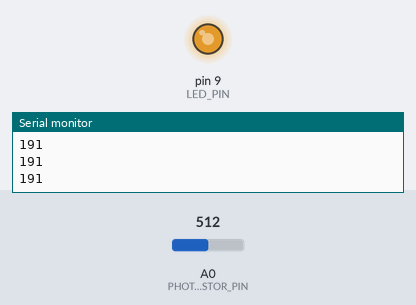
A sketch run on a simulated Arduino Uno, built with avr-gcc and run on an emulated ATmega328P. Parts: output pins drawn as LEDs (lit = HIGH), the last lines printed to the serial monitor. Inputs (shaded band) come from the test bench; at power-on: A0 (PHOTORESISTOR_PIN) = 512.

Above: at 1.2 s.
1.3 s: A0 (PHOTORESISTOR_PIN) set to 689
At 2.2 s:
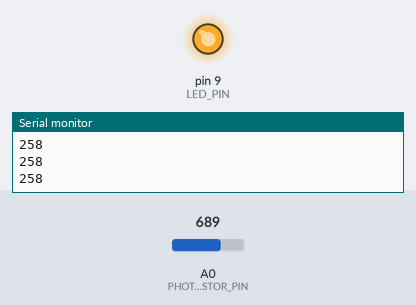
2.8 s: A0 (PHOTORESISTOR_PIN) set to 306
At 3.6 s:
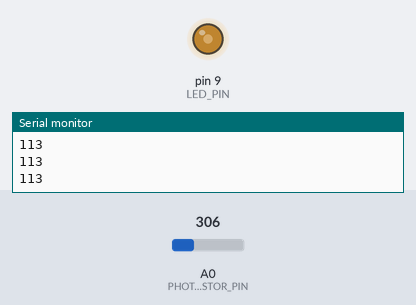
4.3 s: A0 (PHOTORESISTOR_PIN) set to 122
At 4.9 s:
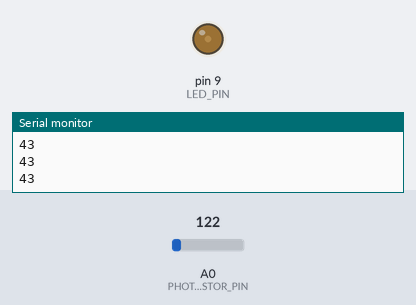
5.8 s: A0 (PHOTORESISTOR_PIN) set to 0
At 6.2 s:
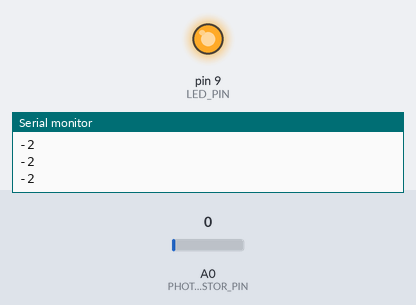
7.3 s: A0 (PHOTORESISTOR_PIN) set to 2
8.8 s: A0 (PHOTORESISTOR_PIN) set to 5
At 9.9 s:
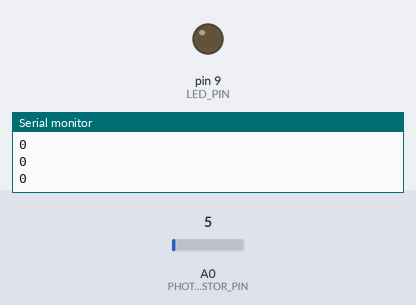
Timing chart, 0 to 11.3 s (numbered marks = the images above; inputs shaded):
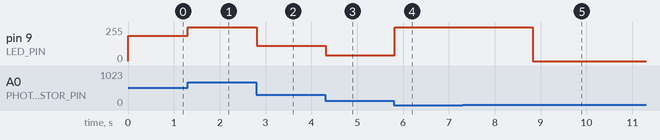

Measured:
- the behaviour switches between 3 and 4 on A0 (PHOTORESISTOR_PIN) (found by bisection; images 4 and 5)
- after the input at 1.3 s, pin 9 (LED_PIN): 191/255 → 255/255 at once
- after the input at 2.8 s, pin 9 (LED_PIN): 255/255 → 113/255 at once
- after the input at 4.3 s, pin 9 (LED_PIN): 113/255 → 43/255 at once
- after the input at 5.8 s, pin 9 (LED_PIN): 43/255 → 255/255 at once
- after the input at 8.8 s, pin 9 (LED_PIN): 255/255 → 0/255 at once

The sketch:

32IV-4_Photoresistor.ino
```cpp
const int MIN_PHOTORESISTOR=6;
const int MAX_PHOTORESISTOR=679;

const int PHOTORESISTOR_PIN=A0;
const int LED_PIN=9;

void setup()
{
  pinMode(PHOTORESISTOR_PIN, INPUT);
  Serial.begin(9600);
}

void loop()
{
  int photoresistorValue=analogRead(PHOTORESISTOR_PIN);
  int convertedValue=map(photoresistorValue, MIN_PHOTORESISTOR, MAX_PHOTORESISTOR, 0, 255);
  Serial.println(convertedValue);
  analogWrite(LED_PIN, convertedValue);
  delay(100);
}
```
